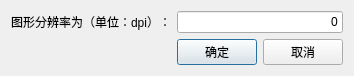
<?xml version="1.0" encoding="UTF-8"?>
<ui version="4.0">
 <class>InputDpiDlg</class>
 <widget class="QDialog" name="InputDpiDlg">
  <property name="geometry">
   <rect>
    <x>0</x>
    <y>0</y>
    <width>342</width>
    <height>67</height>
   </rect>
  </property>
  <property name="sizePolicy">
   <sizepolicy hsizetype="Fixed" vsizetype="Fixed">
    <horstretch>0</horstretch>
    <verstretch>0</verstretch>
   </sizepolicy>
  </property>
  <property name="windowTitle">
   <string>输入图形分辨率</string>
  </property>
  <layout class="QGridLayout" name="gridLayout">
   <item row="0" column="0">
    <widget class="QLabel" name="label_3">
     <property name="text">
      <string>图形分辨率为（单位：dpi）：</string>
     </property>
    </widget>
   </item>
   <item row="0" column="1" colspan="2">
    <widget class="QLineEdit" name="dpiEdit">
     <property name="text">
      <string>0</string>
     </property>
     <property name="alignment">
      <set>Qt::AlignRight|Qt::AlignTrailing|Qt::AlignVCenter</set>
     </property>
    </widget>
   </item>
   <item row="1" column="1">
    <widget class="QPushButton" name="okBtn">
     <property name="text">
      <string>确定</string>
     </property>
    </widget>
   </item>
   <item row="1" column="2">
    <widget class="QPushButton" name="cancelBtn">
     <property name="text">
      <string>取消</string>
     </property>
    </widget>
   </item>
  </layout>
 </widget>
 <layoutdefault spacing="6" margin="11"/>
 <resources/>
 <connections/>
</ui>
